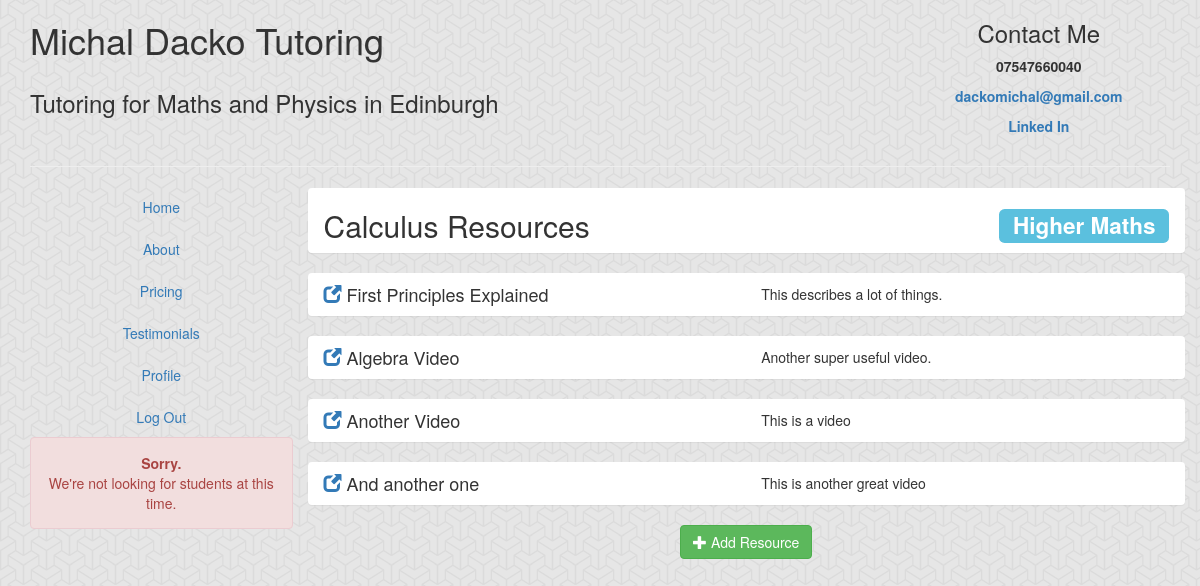
The page /school/topic/1/ (signed in) on the database its author committed.
### school/models.py (models this page shows, shortened)
class Topic(models.Model):
	name=models.CharField(max_length=100)
	subject=models.ForeignKey(Subject, related_name="Topics")
	def __str__(self):
		return self.name +" "+self.subject.level.name+ " " +self.subject.name

class Subject(models.Model):
	name=models.CharField(max_length=100)
	level=models.ForeignKey(Level, related_name="Subjects")
	def __str__(self):
		return self.level.name + " " + self.name

class Level(models.Model):
	name=models.CharField(max_length=100)
	note=models.TextField(max_length=500)
	price=models.FloatField()
	recommended=models.TextField(max_length=500)

class Resource(models.Model):
	name = models.CharField(max_length=100)
	link = models.URLField()
	description = models.TextField(max_length=200)
	topics = models.ManyToManyField(Topic, related_name="Resources",blank=True)
	approved= models.BooleanField(default=False)

### school/views.py (the view)
# urls.py: url(r'^topic/([0-9]+)/$', school.topic, name="topic")
def topic(request,id):
	if not request.user.is_authenticated:
		return redirect('login')
	profile=Profile.objects.get(user=request.user)
	try:
		topic = Topic.objects.get(id=id)
	except Topic.DoesNotExist:
		messages.add_message(request,messages.ERROR, "Session does not exist!")
		return redirect('profile')
	resources = topic.Resources.filter(approved=True)
	template="viewtopic.html"
	context={"resources":resources, "topic":topic}
	if request.method=="POST":
		resource=Resource()
		form=AddResourceForm(request.POST, instance=resource)
		if form.is_valid():
			resource=form.save()
			resource.approved = profile.isTeacher
			resource.save()
			messages.add_message(request,messages.SUCCESS, "Resource added to topic(s)!")
			n=Notification(
				title="New Resource",
				text=profile.getName() + " has added a resource. Please review it.",
				target=Profile.objects.get(isTeacher=True, user__is_superuser=True),
				link="/school/topic/"+str(id),
				css="warning"
				)
			n.save()
	else:
		form=AddResourceForm()
	context.update({"form":form})
	return render(request,template,context)

### school/templates/viewtopic.html (shortened to what this page needs)
{% extends "base.html" %}
{% load pounds %}
{% block content %}
    <div class="col-sm-12 col-md-9">
        <div class="row panel">
            <div class="col-sm-12">
                <h2>{{topic.name}} Resources<span style="float:right" class="label label-info centerIt">{{topic.subject}}
                </span></h2>
            </div>
        </div>
        <div class="row">
            {% for r in resources %}
            <div class="col-sm-12">
                <div class="row panel">
                    <div class="col-sm-6">
                        <h4><a href="{{r.link}}" target="_blank"><i class="glyphicon glyphicon-new-window"></i></a> {{r.name}}</h4>
                    </div>
                    <div class="col-sm-6">
                        <p>{{r.description|linebreaks}}</p>
                    </div>
                </div>
            </div>
            {% endfor %}
            <div class="col-sm-12 centerIt">
                <button type="button" data-toggle="modal" data-target="#addresource" class="btn-success btn"><i class="glyphicon glyphicon-plus"></i> Add Resource</button>
            </div>
        </div>
    </div>
{% endblock %}

### static/css/app.css (style rules this page uses)
body { background: url("/static/img/background.png"); }
.centerIt { text-align: center; }

### rows shown on the page
Topic: name "Calculus", subject "Higher Maths"
Resource: name "First Principles Explained", description "This describes a lot of things."
Resource: name "Algebra Video", description "Another super useful video."
Resource: name "Another Video", description "This is a video"
Resource: name "And another one", description "This is another great video"
